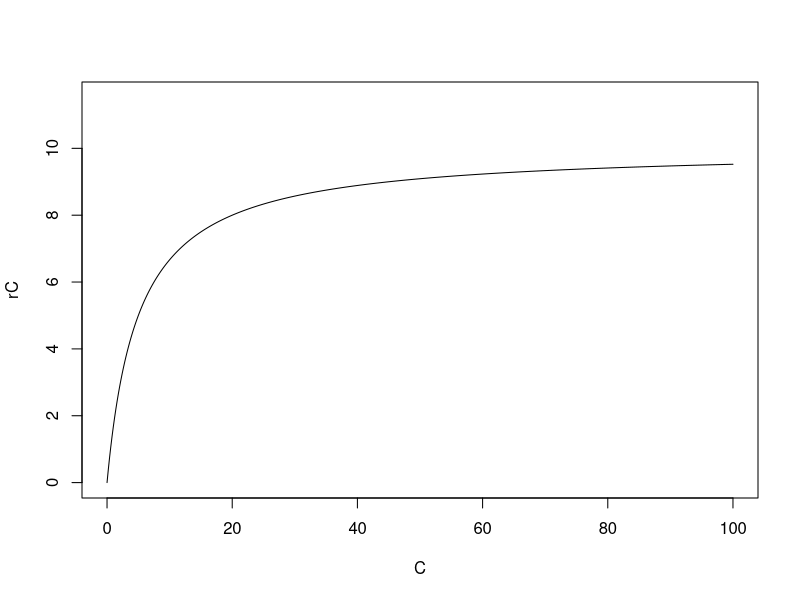

Generate this figure with R:
monod <- function(C, K, r, plot = FALSE) {
        rC <- K*(C)/(C + r)
        output <- cbind(C, rC)
        if(plot == TRUE) {
                plot(output, type = "l", ylim = c(min(rC), max(rC + 2)))
        }
        print(output)
}

data <- seq(from = 0, to = 100, by = 0.2)

growth <- monod(data, 10, 5, plot = TRUE)
